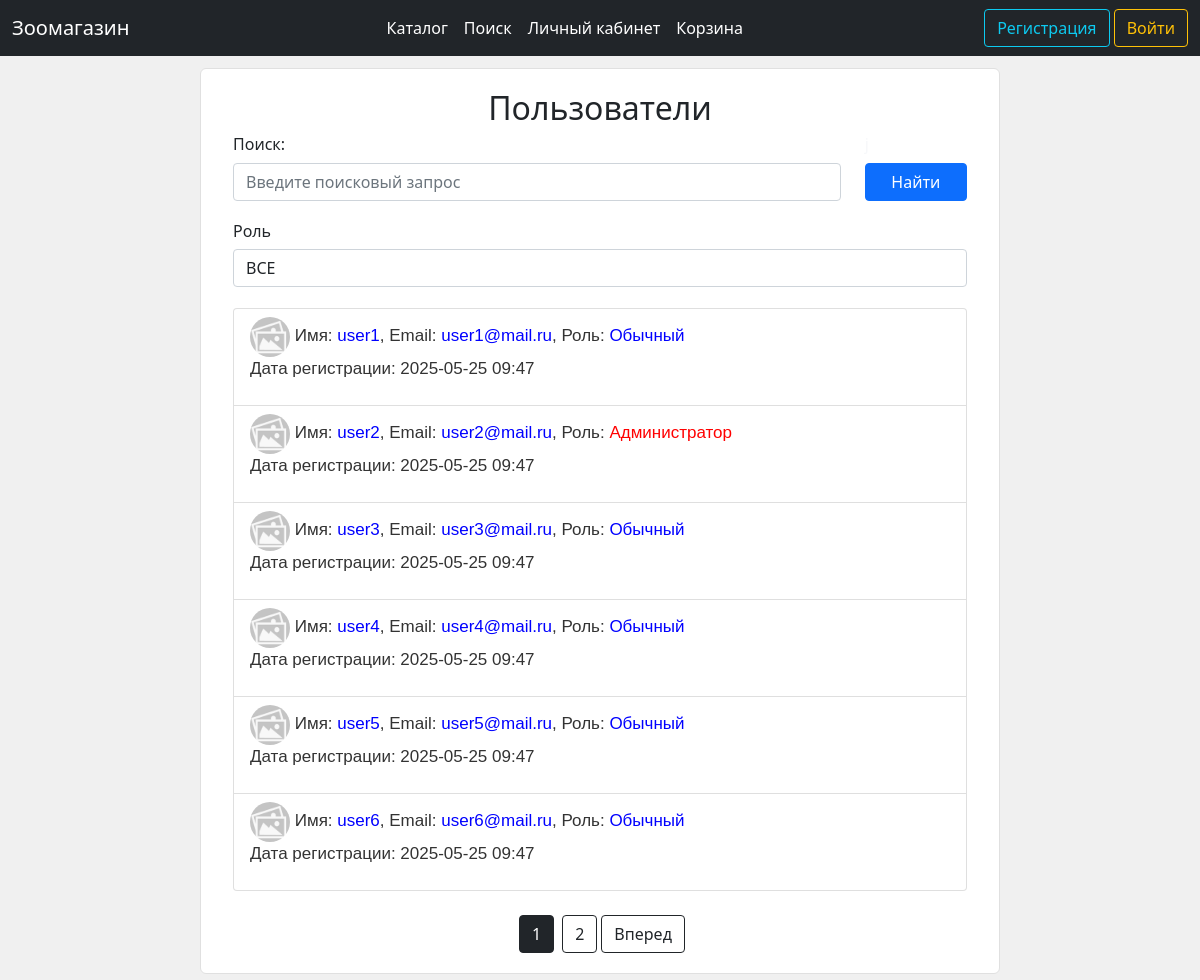
The page /search_users on the database its author committed.
### data/user.py (models this page shows, shortened)
class User(SqlAlchemyBase, UserMixin, SerializerMixin):
    __tablename__ = 'users'
    id = sqlalchemy.Column(
        sqlalchemy.Integer, autoincrement=True,
        primary_key=True, nullable=False)
    name = sqlalchemy.Column(sqlalchemy.String, nullable=False)
    email = sqlalchemy.Column(
        sqlalchemy.String, index=True, unique=True, nullable=True)
    hashed_password = sqlalchemy.Column(
        sqlalchemy.String, nullable=False)
    role_id = sqlalchemy.Column(
        sqlalchemy.Integer, sqlalchemy.ForeignKey('roles.id'), default=2)
    balance = sqlalchemy.Column(sqlalchemy.Integer, default=0)
    about = sqlalchemy.Column(
        sqlalchemy.String,
        default="Это описание профиля пользователя. Здесь можно указать интересы и другую информацию.")
    profile_img_path = sqlalchemy.Column(sqlalchemy.String, default='static/imgs/noimg.jpg')
    time = sqlalchemy.Column(sqlalchemy.DateTime, default=datetime.now)
    role = orm.relation('Role')

### main.py (the view)
@app.route("/search_users", methods=['GET', 'POST'])
def search_users():
    form = UserSearchForm()
    session = db_session.create_session()
    current_search_query = ''
    current_role_filter = '0'  # По умолчанию "Все"
    is_submit = False
    if request.method == 'POST':
        if form.validate_on_submit():
            current_search_query = str(form.search.data).lower() if form.search.data else ''
            current_role_filter = str(form.role.data) if form.role.data else '0'
            is_submit = True
    elif request.method == 'GET':
        current_search_query = request.args.get('search', '').lower()
        current_role_filter = request.args.get('role', '0')
    form.search.data = current_search_query
    form.role.data = current_role_filter
    if current_role_filter and int(current_role_filter) > 0:  # '0' означает "Все"
        users = session.query(User).filter(User.role_id == int(current_role_filter)).all()
    else:
        users = session.query(User).all()
    filtered_users = [
        user for user in users
        if current_search_query in user.email.lower() or current_search_query in user.name.lower()
    ]
    page_size = 6
    current_page = 1 if is_submit else request.args.get('page', 1, type=int)
    total_users = len(filtered_users)
    total_pages = (total_users // page_size) + (1 if total_users % page_size > 0 else 0)
    start_index = (current_page - 1) * page_size
    end_index = start_index + page_size
    paginated_users = filtered_users[start_index:end_index]
    return render_template('user_search.html', form=form,
                           current_page=current_page,
                           total_pages=total_pages,
                           paginated_users=paginated_users,
                           current_search_query=current_search_query,
                           current_role_filter=current_role_filter)

### forms/usersearchform.py
class UserSearchForm(FlaskForm):
    search = StringField('Поиск:')
    role = SelectField('Роль', choices=choices)
    submit = SubmitField('Найти')

### data/db_session.py (called while the page is built)
def create_session() -> Session:
    global __factory
    return __factory()

### templates/user_search.html (shortened to what this page needs)
{% extends "base.html" %}
{% block content %}
<div style="margin: auto;margin-top: 1%;padding: 20px;font-size: 14px;background-color: #fff;border: 1px solid #e0e0e0;border-radius: 6px 6px 6px 6px; max-width: 800px">
    <h2 style="text-align: center;">Пользователи</h2>
    <form action="" method="post">
        <div class="container">
            <div class="row">
                <div class="col">
                    <h6>{{ form.search.label }}</h6>
                    {{ form.search(class="form-control", placeholder="Введите поисковый запрос") }}
                </div>
                <div class="col-2">
                    <h6 style="color:#F7F8FA">j</h6>
                    {{ form.submit(type="submit", class="btn btn-primary", style="width: 100%;") }}
                </div>
            </div>
            <br>
            <div class="row">
                <div class="col">
                    <h6>{{ form.role.label }}</h6>
                    {{ form.role(class="form-control") }}<br>
                </div>
            </div>
            <div class="row">
                <div class="col">
                    <div class="list-group">
                        {% for user in paginated_users %}
                        <a href="/profile/{{ user.id }}" class="list-group-item list-group-item-action">
                            <div style="font-size: 17px;line-height: 24px;font-weight: 400;font-family: Helvetica,Arial,sans-serif;color: #333;word-break: break-word;">
                                <img src="/{{ user.profile_img_path }}" width="40" height="40"
                                     style="border-radius: 100px;"
                                     onerror="this.src='/static/imgs/noimg.jpg'; this.alt='noimg.jpg';">
                                {% if user.role_id == 1 %}
                                <span>Имя: <span style="color: blue">{{ user.name }}</span>, Email: <span
                                        style="color: blue">{{ user.email }}</span>, Роль: <span style="color: red">Администратор</span></span>
                                {% else %}
                                <span>Имя: <span style="color: blue">{{ user.name }}</span>, Email: <span
                                        style="color: blue">{{ user.email }}</span>, Роль: <span style="color: blue">Обычный</span></span>
                                {% endif %}
                                <p>Дата регистрации: {{ user.time.strftime("%Y-%m-%d %H:%M") }}</p>
                            </div>
                        </a>
                        {% else %}
                        <br><br>
                        <div class="d-flex justify-content-center align-items-center" style="height: 2vh;">
                            <p>Ничего не найдено.</p>
                        </div>
                        {% endfor %}
                    </div>
                </div>
            </div>
            {% if total_pages != 1 %}
            <div class="pagination justify-content-center mt-4" id="pagination">
                {% set base_url = request.path %}
                {% set query_params = [] %}
                {% if current_search_query %}
                {% set _ = query_params.append('search=' + current_search_query) %}
                {% endif %}
                {% if current_role_filter and current_role_filter != '0' %}
                {% set _ = query_params.append('role=' + current_role_filter) %}
                {% endif %}
                {% set existing_params_str = '&'.join(query_params) %}
                {% set separator = '?' if not existing_params_str else '&' %}
                {% for page in range(1, total_pages + 1) %}
                <a class="btn btn-outline-dark mx-1 {% if page == current_page %}active{% endif %}"
                   href="{{ base_url }}?page={{ page }}{% if existing_params_str %}&{{ existing_params_str }}{% endif %}#pagination">{{
                    page }}</a>
                {% endfor %}
                {% if current_page < total_pages %}
                <a class="btn btn-outline-dark"
                   href="{{ base_url }}?page={{ current_page + 1 }}{% if existing_params_str %}&{{ existing_params_str }}{% endif %}#pagination">Вперед</a>
                {% endif %}
            </div>
            {% endif %}
        </div>
    </form>
</div>
<br>
{% endblock %}

### templates/base.html (style rules this page uses)
body { background-color: #f0f0f0; }

### rows shown on the page
User: name "user1", email "user1@mail.ru", time "2025-05-25 09:47"
User: profile_img_path (placeholder picture), name "user2", email "user2@mail.ru", time "2025-05-25 09:47"
User: profile_img_path (placeholder picture), name "user3", email "user3@mail.ru", time "2025-05-25 09:47"
User: profile_img_path (placeholder picture), name "user4", email "user4@mail.ru", time "2025-05-25 09:47"
User: profile_img_path (placeholder picture), name "user5", email "user5@mail.ru", time "2025-05-25 09:47"
User: profile_img_path (placeholder picture), name "user6", email "user6@mail.ru", time "2025-05-25 09:47"

### other values the page prints
{{ base_title }} "Зоомагазин"
{{ page }} "1" "2"
